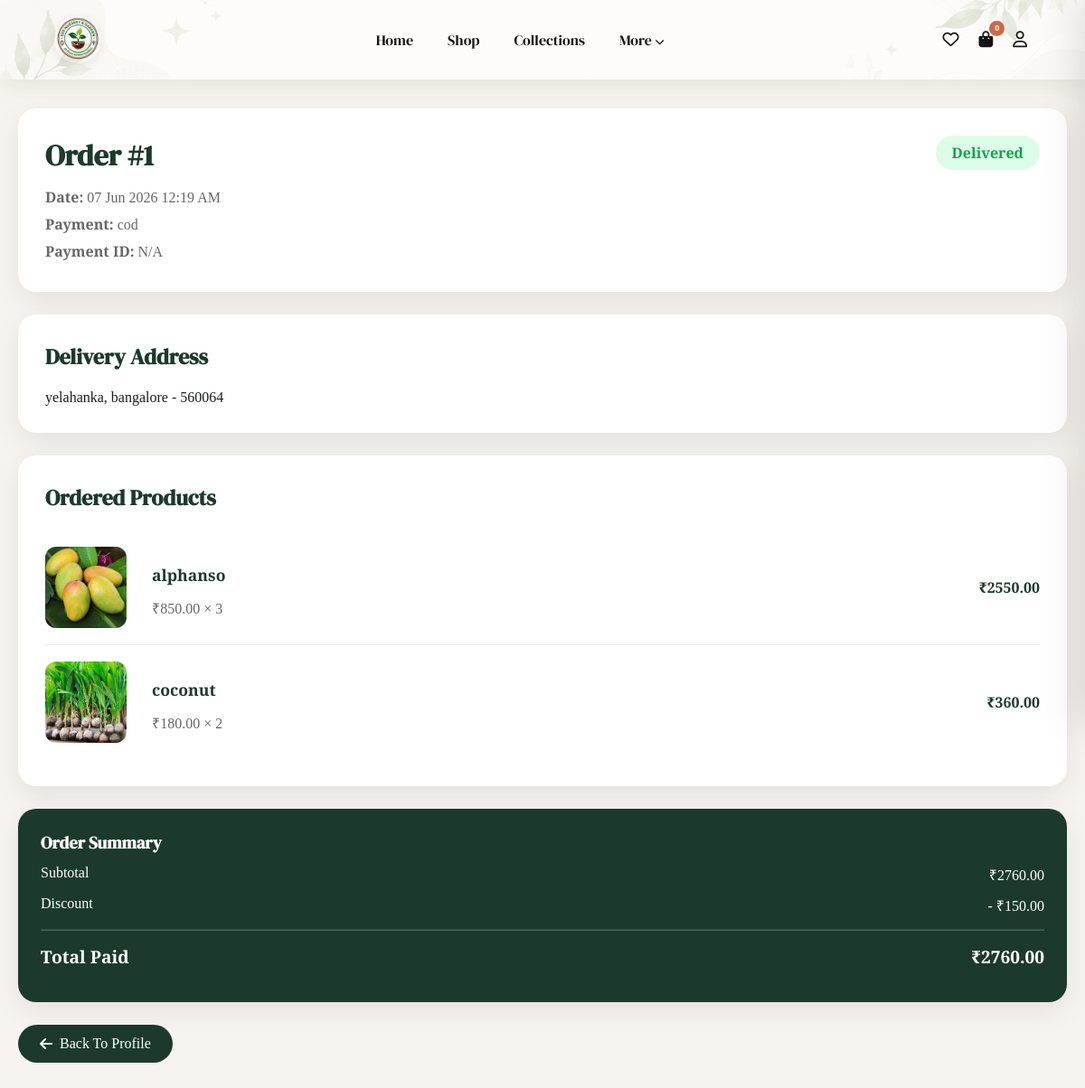
Page /order-details/1/ (signed in) on the committed database.
### web/models.py (models this page shows, shortened)
class Order(models.Model):
    STATUS_CHOICES = [
        ("Pending",   "Pending"),
        ("Confirmed", "Confirmed"),
        ("Packed",    "Packed"),
        ("Shipped",   "Shipped"),
        ("Delivered", "Delivered"),
        ("Cancelled", "Cancelled"),
    ]
    PAYMENT_CHOICES = [
        ("COD",    "Cash On Delivery"),
        ("ONLINE", "Online Payment"),
    ]
    user              = models.ForeignKey(User, on_delete=models.CASCADE, related_name="orders")
    total_amount      = models.DecimalField(max_digits=12, decimal_places=2, default=0)
    discount_amount   = models.DecimalField(max_digits=10, decimal_places=2, default=0)
    payment_method    = models.CharField(max_length=50, choices=PAYMENT_CHOICES, default="COD", blank=True)
    payment_id        = models.CharField(max_length=200, blank=True)   # Razorpay payment ID
    razorpay_order_id = models.CharField(max_length=200, blank=True)
    status            = models.CharField(max_length=20, choices=STATUS_CHOICES, default="Pending")
    address           = models.TextField(blank=True)
    coupon            = models.ForeignKey(Coupon, on_delete=models.SET_NULL, blank=True, null=True)
    notes             = models.TextField(blank=True)
    created_at        = models.DateTimeField(auto_now_add=True)
    updated_at        = models.DateTimeField(auto_now=True)
    class Meta:
        ordering = ["-created_at"]

class OrderItem(models.Model):
    order    = models.ForeignKey(Order, on_delete=models.CASCADE, related_name="items")
    product  = models.ForeignKey(Product, on_delete=models.CASCADE)
    quantity = models.PositiveIntegerField(default=1)
    price    = models.DecimalField(max_digits=10, decimal_places=2)
    @property
    def subtotal(self):
        return self.price * self.quantity

class Product(models.Model):
    category = models.ForeignKey(
        Category,
        on_delete=models.CASCADE,
        related_name="products"
    )
    name = models.CharField(max_length=200)
    slug = models.SlugField(max_length=220, unique=True, blank=True)
    price = models.DecimalField(max_digits=10, decimal_places=2)
    offer_price = models.DecimalField(max_digits=10, decimal_places=2, blank=True, null=True)
    stock = models.PositiveIntegerField(default=0)
    image = models.ImageField(upload_to="products/", blank=True, null=True)
    description = models.TextField(blank=True)
    care_guide = models.TextField(blank=True)
    sunlight = models.CharField(max_length=100, blank=True)
    watering = models.CharField(max_length=100, blank=True)
    featured = models.BooleanField(default=False)
    is_active = models.BooleanField(default=True)
    created_at = models.DateTimeField(auto_now_add=True)
    class Meta:
        ordering = ["-created_at"]

### web/views.py (the view)
def order_details(request, order_id):
    order = get_object_or_404(
        Order,
        id=order_id,
        user=request.user
    )
    return render(
        request,
        "web/order_details.html",
        {
            "order": order
        }
    )

### web/context_processors.py (called while the page is built)
def user_profile(request):
    notifications = Notification.objects.filter(is_active=True).order_by("-id")[:5]
    return {"notifications": notifications}

def cart_count(request):
    count = 0
    if request.user.is_authenticated:
        count = sum(
            i.quantity
            for i in CartItem.objects.filter(user=request.user)
        )
    return {
        "cart_count": count
    }

### web/templates/web/order_details.html (shortened to what this page needs)
{% load static %}
<!DOCTYPE html>
<html lang="en">
<head>
<link rel="stylesheet" href="{% static 'css/style.css' %}">
<link rel="stylesheet" href="{% static 'css/cartsidebar.css' %}">
<link rel="stylesheet"
href="https://cdnjs.cloudflare.com/ajax/libs/font-awesome/6.5.1/css/all.min.css">
</head>
<body>
{% include "web/_navbar.html" %}
<div class="order-page">
<div class="order-card">
<div class="order-header">
<div>
<h1 class="order-id">
Order #{{ order.id }}
</h1>
<div class="order-meta">
<div><strong>Date:</strong> {{ order.created_at|date:"d M Y h:i A" }}</div>
<div><strong>Payment:</strong> {{ order.get_payment_method_display }}</div>
<div><strong>Payment ID:</strong> {{ order.payment_id|default:"N/A" }}</div>
</div>
</div>
<div>
<span class="status-badge status-{{ order.status }}">
{{ order.status }}
</span>
</div>
</div>
</div>
<div class="order-card">
<h2 style="margin-bottom:20px;">Delivery Address</h2>
<p style="line-height:1.8;">
{{ order.address|linebreaks }}
</p>
</div>
<div class="order-card">
<h2 style="margin-bottom:20px;">Ordered Products</h2>
{% for item in order.items.all %}
<div class="product-row">
{% if item.product.image %}
<img src="{{ item.product.image.url }}">
{% endif %}
<div class="product-info">
<div class="product-name">
{{ item.product.name }}
</div>
<div class="product-price">
₹{{ item.price }} × {{ item.quantity }}
</div>
</div>
<div style="font-weight:700;color:var(--forest);">
₹{{ item.subtotal }}
</div>
</div>
{% endfor %}
</div>
<div class="order-card total-box">
<h3>Order Summary</h3>
<div class="total-row">
<span>Subtotal</span>
<span>₹{{ order.total_amount }}</span>
</div>
<div class="total-row">
<span>Discount</span>
<span>- ₹{{ order.discount_amount }}</span>
</div>
<hr style="margin:15px 0;border-color:rgba(255,255,255,.2);">
<div class="total-row" style="font-size:1.2rem;font-weight:700;">
<span>Total Paid</span>
<span>₹{{ order.total_amount }}</span>
</div>
</div>
<a href="{% url 'profile' %}" class="back-btn">
<i class="fas fa-arrow-left"></i>
Back To Profile
</a>
</div>
</body>
</html>

### web/static/css/style.css (style rules this page uses)
:root { --forest: #1C3A2B; --forest-mid: #2A5240; --forest-light: #3D7358; --sage: #8BAF8C; --ivory: #F7F3EE; --ivory-dark: #EDE7DE; --terracotta: #C9694A; --terracotta-lt: #E08A6E; --gold: #C8A96E; --text-dark: #1A1F1C; --text-mid: #4A5550; --text-light: #8A9A90; --white: #FFFFFF; --radius-leaf: 48px 12px 48px 12px; --radius-leaf-r: 12px 48px 12px 48px; --radius-card: 20px; --shadow-soft: 0 8px 32px rgba(28, 58, 43, 0.08); --shadow-card: 0 4px 24px rgba(28, 58, 43, 0.10); --shadow-hover: 0 16px 48px rgba(28, 58, 43, 0.18); --transition: 0.35s cubic-bezier(0.4, 0, 0.2, 1); }
*, *::before, *::after { margin: 0; padding: 0; box-sizing: border-box; }
html { scroll-behavior: smooth; font-size: 16px; }
body { font-family: 'Cormorant Garamond', Georgia, serif; background-color: var(--ivory); color: var(--text-dark); overflow-x: hidden; width: 100%; }
h1, h2, h3, h4 { font-family: 'DM Serif Display', Georgia, serif; color: var(--forest); }
a { text-decoration: none; color: inherit; transition: var(--transition); }
img { display: block; max-width: 100%; }
.product-info { padding: 16px 8px 8px; display: flex; flex-direction: column; gap: 8px; }

### web/templates/web/order_details.html (style rules this page uses)
.order-page { max-width:1200px; margin:120px auto 60px; padding:0 20px; }
.order-card { background:#fff; border-radius:20px; padding:30px; box-shadow:0 10px 30px rgba(0,0,0,.08); margin-bottom:25px; }
.order-header { display:flex; justify-content:space-between; flex-wrap:wrap; gap:20px; }
.order-id { color:var(--forest); font-size:2rem; margin-bottom:10px; }
.order-meta { color:#666; line-height:1.8; }
.status-badge { display:inline-block; padding:8px 18px; border-radius:25px; font-weight:700; }
.status-Delivered { background:#DCFCE7; color:#16A34A; }
.product-row { display:flex; align-items:center; gap:20px; padding:18px 0; border-bottom:1px solid #eee; }
.product-row:last-child { border-bottom:none; }
.product-row img { width:90px; height:90px; border-radius:12px; object-fit:cover; }
.product-info { flex:1; }
.product-name { font-size:1.1rem; color:var(--forest); font-weight:700; }
.product-price { color:#666; margin-top:6px; }
.total-box { background:var(--forest); color:white; border-radius:20px; padding:25px; }
.total-box h3 { color:white; }
.total-row { display:flex; justify-content:space-between; margin:12px 0; }
.back-btn { display:inline-flex; align-items:center; gap:8px; background:var(--forest); color:white; padding:12px 24px; border-radius:30px; text-decoration:none; }

### rows in the picture
Order: id "1", created_at "07 Jun 2026 12:19 AM", payment_method "cod", payment_id "N/A", status "Delivered", address "yelahanka, bangalore - 560064", total_amount "2760.00", discount_amount "150.00"
OrderItem: product.image (picture), product.name "alphanso", price "850.00", quantity "3", subtotal "2550.00"
OrderItem: product.image (picture), product.name "coconut", price "180.00", quantity "2", subtotal "360.00"
